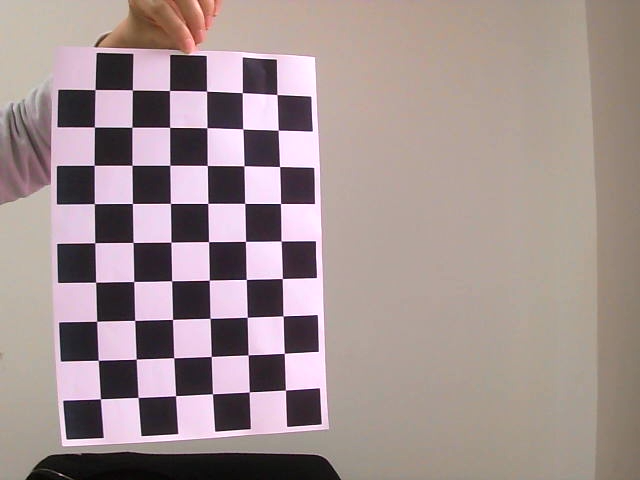
#> input picture img_file/left_017.png, 640 x 480 px
$ python rectification.py   (older library calls are emulated)
#> lines starting #> are read from the running program, lines starting #| are printed output that depends on the picture
import cv2
import matplotlib.pyplot as plt


def stereo_image_rectification(left_image, right_image, stereo_params):
    # Extract the stereo parameters
    M1 = stereo_params['M1']
    D1 = stereo_params['D1']
    M2 = stereo_params['M2']
    D2 = stereo_params['D2']
    R = stereo_params['R']
    T = stereo_params['T']
    # size = tuple(map(int, stereo_params['size'][0]))
    size = [640,480]
    print("1")
    # Calculate rectification transform for both cameras
    R1, R2, P1, P2, Q, validPixROI1, validPixROI2 = cv2.stereoRectify(
        M1, D1, M2, D2, size, R, T, alpha=0
    )

    print("2")
    # Compute the mapping for rectification
    map1x, map1y = cv2.initUndistortRectifyMap(M1, D1, R1, P1, size, cv2.CV_32FC1)
    map2x, map2y = cv2.initUndistortRectifyMap(M2, D2, R2, P2, size, cv2.CV_32FC1)
    print("3")
    # Rectify the images
    left_rectified = cv2.remap(left_image, map1x, map1y, cv2.INTER_LINEAR)
    right_rectified = cv2.remap(right_image, map2x, map2y, cv2.INTER_LINEAR)

    return left_rectified, right_rectified


def test_rectification(left_image_path, right_image_path, stereo_params):
    # Load the images
    print("0")
    left_image = cv2.imread(left_image_path, cv2.IMREAD_COLOR)
    right_image = cv2.imread(right_image_path, cv2.IMREAD_COLOR)
    print("00")
    # Convert from BGR to RGB
    left_image_rgb = cv2.cvtColor(left_image, cv2.COLOR_BGR2RGB)
    right_image_rgb = cv2.cvtColor(right_image, cv2.COLOR_BGR2RGB)
    print("000")
    # Rectify the images
    left_rectified, right_rectified = stereo_image_rectification(left_image_rgb, right_image_rgb, stereo_params)

    # Plot the results
    fig, axes = plt.subplots(2, 2, figsize=(10, 8))

    # Original Images
    axes[0, 0].imshow(left_image_rgb)
    axes[0, 0].set_title("Original Left Image")
    axes[0, 1].imshow(right_image_rgb)
    axes[0, 1].set_title("Original Right Image")

    # Rectified Images
    axes[1, 0].imshow(left_rectified)
    axes[1, 0].set_title("Rectified Left Image")
    axes[1, 1].imshow(right_rectified)
    axes[1, 1].set_title("Rectified Right Image")

    # Save the rectified images
    cv2.imwrite("../img_file/left_rectified.png", cv2.cvtColor(left_rectified, cv2.COLOR_RGB2BGR))
    cv2.imwrite("../img_file/right_rectified.png", cv2.cvtColor(right_rectified, cv2.COLOR_RGB2BGR))

    # Draw horizontal lines to demonstrate the effect of rectification
    for ax in axes.ravel():
        for i in range(0, int(stereo_params['size'][0][1]), 50):
            ax.axhline(i, color='red', linestyle='--')

    plt.tight_layout()
    plt.show()

def main():
    # Load the stereo parameters from the provided YAML file
    fs = cv2.FileStorage('matlabStereoParam.yml', cv2.FILE_STORAGE_READ)
    print("found yml")
    stereo_params = {}
    for key in fs.root().keys():
        stereo_params[key] = fs.getNode(key).mat()
    print("found img")
    # Get the file paths from the user
    left_image_path = "../img_file/left_017.png"
    right_image_path = "../img_file/right_017.png"

    # Perform rectification and display results
    test_rectification(left_image_path, right_image_path, stereo_params)
#> in test_rectification, left_image is the input picture: shape (480, 640, 3); mean B, G, R 144.7, 145.3, 161.9
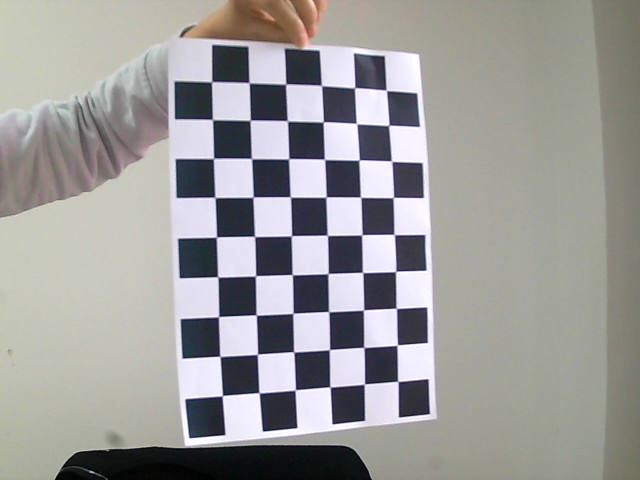
#> input picture img_file/right_017.png, 640 x 480 px
#> in test_rectification, right_image is the input picture: shape (480, 640, 3); mean B, G, R 153.9, 155.3, 156
#> in stereo_image_rectification, `left_rectified = cv2.remap(left_image, map1x, map1y, cv2.INTER_LINEAR)`:
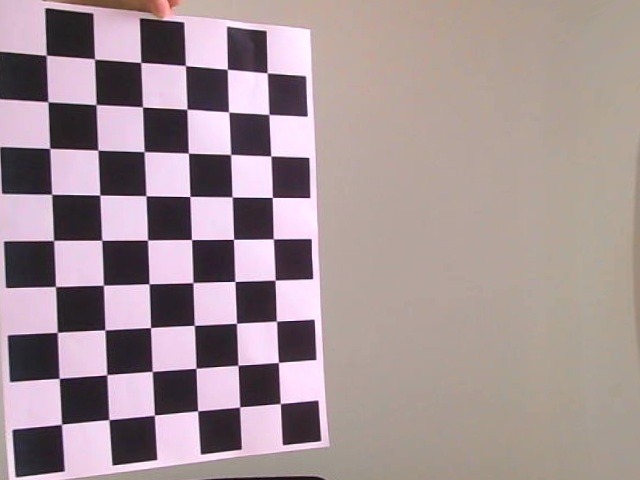
#> left_rectified: shape (480, 640, 3); mean R, G, B 164.2, 147.1, 150.1
#> in stereo_image_rectification, `right_rectified = cv2.remap(right_image, map2x, map2y, cv2.INTER_LINEAR)`:
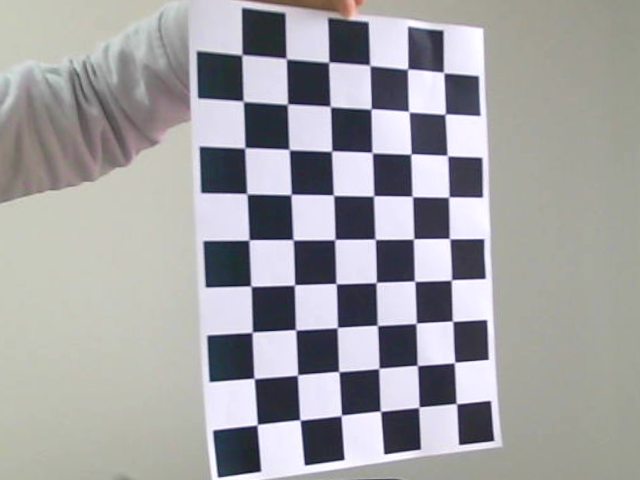
#> right_rectified: shape (480, 640, 3); mean R, G, B 162.4, 161.9, 164
#> in test_rectification, `plt.show()`:
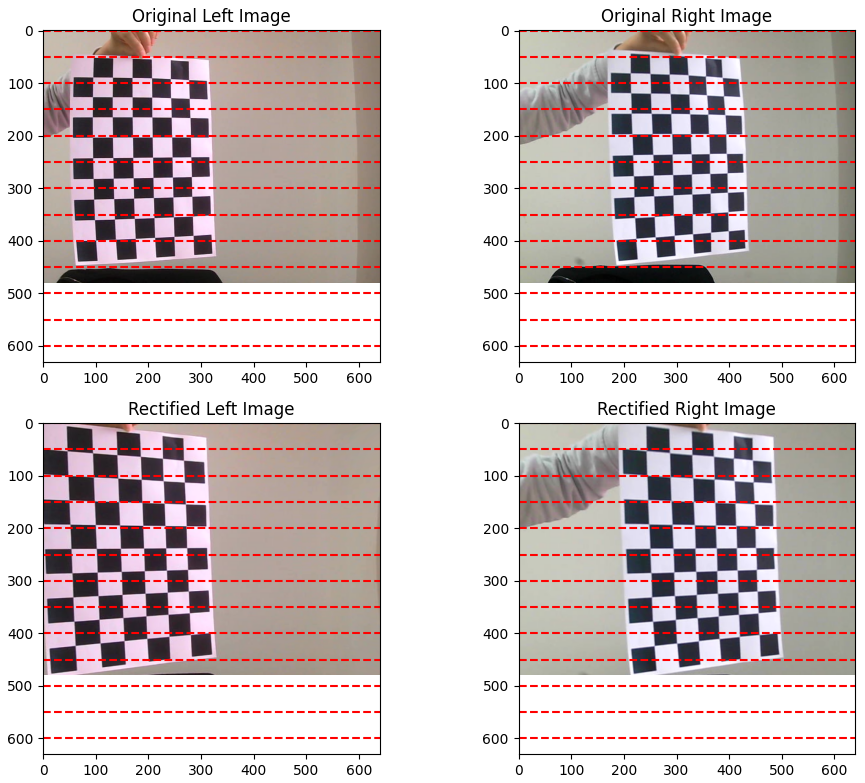
#> figure drawn by matplotlib, 4 panels


main()
